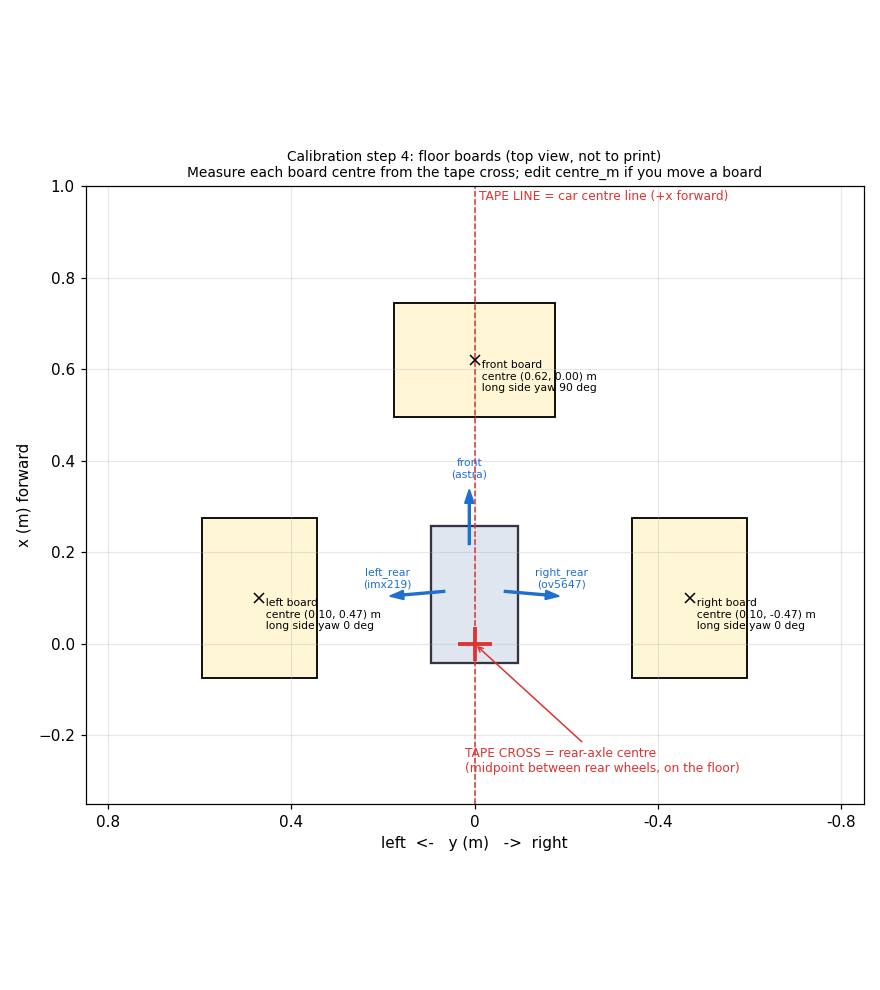
#> input picture docs/images/calib_mat.png, 880 x 990 px; its folder holds only this picture in this run
$ python make_calibration.py ../../../docs/images out.png
#> lines starting #> are read from the running program, lines starting #| are printed output that depends on the picture
#!/usr/bin/env python3
"""Calibration images for hb_mapper: N training images -> 1x3x640x640 uint8 RGB
CHW .bin files (same format as the base repo's Colab cell 7).

    python make_calibration.py datasets/unified14/images/train calibration_data --count 100
Use images from OUR cameras at the venue lighting if possible, all classes.
"""
import argparse
import glob
import os
import random

import cv2
import numpy as np


def main():
    ap = argparse.ArgumentParser()
    ap.add_argument('images')
    ap.add_argument('out')
    ap.add_argument('--count', type=int, default=100)
    a = ap.parse_args()
    files = sorted(glob.glob(os.path.join(a.images, '*')))
    random.Random(42).shuffle(files)
    os.makedirs(a.out, exist_ok=True)
    n = 0
    for f in files:
        img = cv2.imread(f)
#> img is the input picture: shape (990, 880, 3); mean B, G, R 247.5, 249.1, 250
        if img is None:
            continue
        rgb = cv2.cvtColor(cv2.resize(img, (640, 640)), cv2.COLOR_BGR2RGB)
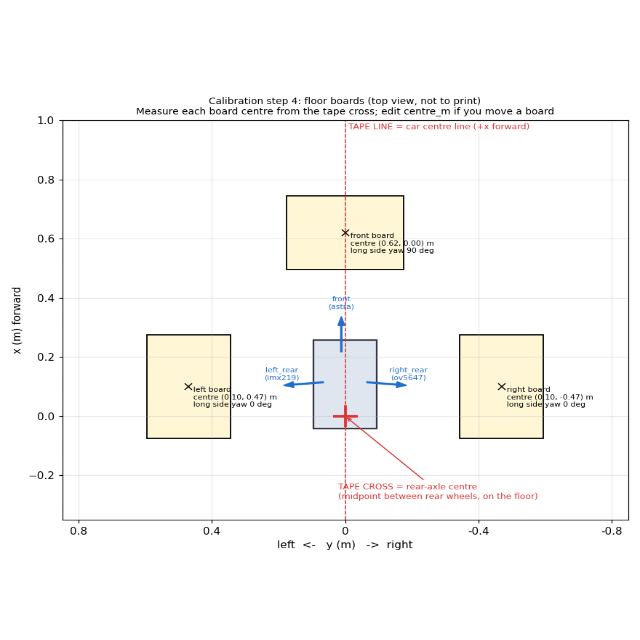
#> rgb: shape (640, 640, 3); mean R, G, B 250.1, 249.2, 247.6
        np.transpose(rgb, (2, 0, 1)).astype(np.uint8).tofile(os.path.join(a.out, f'calib_{n:03d}.bin'))
        n += 1
        if n >= a.count:
            break
    print(f'{n} calibration files in {a.out}')


if __name__ == '__main__':
    main()
